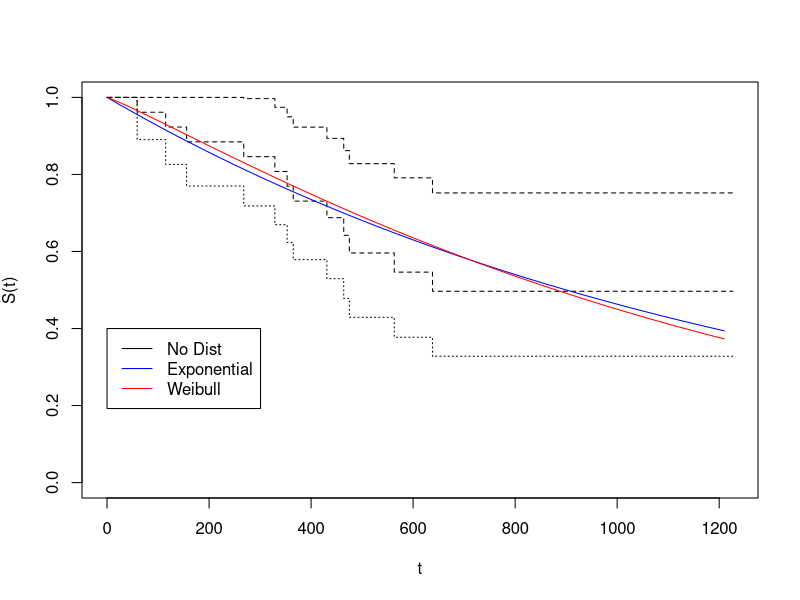

This chart was generated by the following R code:
## ---- chunk 1
knitr::opts_chunk$set(echo = TRUE)
## ---- chunk 2
library(survival)
data(ovarian)
head(ovarian)
S1 <- Surv(ovarian$futime, ovarian$fustat)
ovarian.surv<- survfit(S1~1, ovarian)
summary(ovarian.surv)
plot(ovarian.surv,xlab="t",ylab=expression(hat(S)*"(t)"), lty=2:3)

##Exponential
#h(t) = l, S(t) = exp(-lt)
#l = exp(-(intercept))
ovarian.exp<-survreg(S1~1  , ovarian, dist='exponential')
summary(ovarian.exp)
intercept <- coefficients(ovarian.exp)[['(Intercept)']]
lambda <- exp(-intercept)
T_survival <- seq(0, 1210, by=0.1)
lines(T_survival,1-pexp(T_survival,lambda),xlab="t",ylab=expression(hat(S)*"(t)"), col='blue')

##Weibull
#h(t) = a*y*t^(y-1), S(t) = exp(-at^y)
#a = exp(-(intercept)y)
#y = 1/scale
ovarian.wei<-survreg(S1~1  , ovarian, dist='weibull',scale=0)
summary(ovarian.wei)
intercept <- coefficients(ovarian.wei)[['(Intercept)']]
scale <- ovarian.wei$scale
gamma <- 1/scale
T_survival <- seq(0, 1210, by=0.1)
lines(T_survival,1-pweibull(T_survival,gamma,exp(intercept)),xlab="t",ylab=expression(hat(S)*"(t)"), col='red')
legend(0, 0.4, legend=c("No Dist", "Exponential", "Weibull"), lty = c(1,1,1), col = c('black', 'blue', 'red'))
